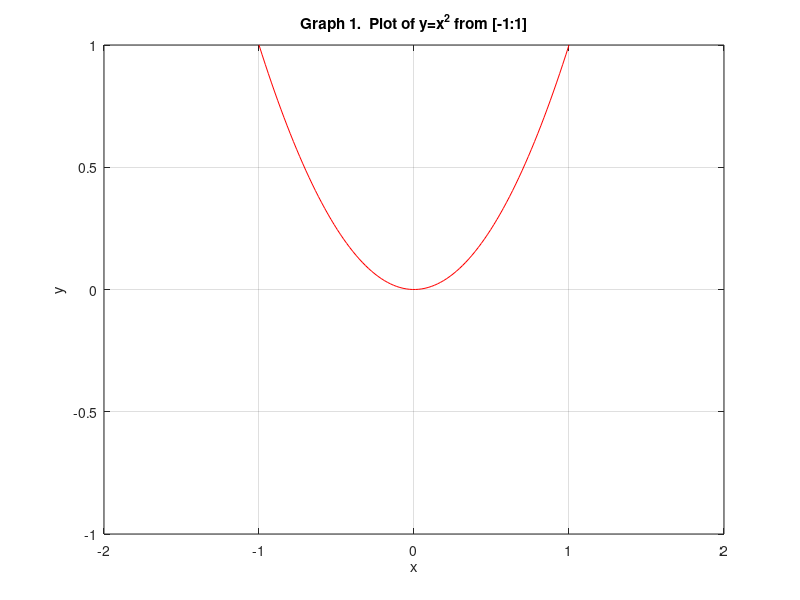

MATLAB code to generate this figure:
x = linspace(-1,1);
y = x.^2;
plot(x,y,'r')
title(sprintf('Graph 1.  Plot of y=x^2 from [-1:1]'))
axis([-2,2,-1,1])
xlabel('x')
ylabel('y')
grid